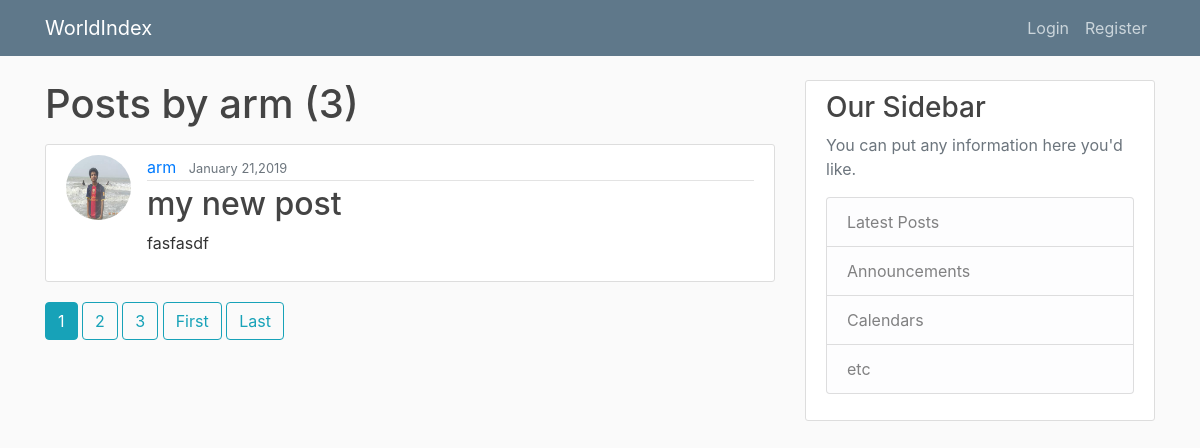
The app's page /user/arm with its own data.
### blog_app/models.py (models this page shows, shortened)
class Post(models.Model):
    title = models.CharField(max_length = 100)
    content = models.TextField()
    date_posted = models.DateTimeField(default= timezone.now)
    author = models.ForeignKey(User,on_delete= models.CASCADE)

### users/models.py (models this page shows, shortened)
class Profile(models.Model):
    user = models.OneToOneField(User,on_delete=models.CASCADE)
    image = models.ImageField(default = 'default.jpg',upload_to='profile_pics')
    ''' Signal'''

### blog_app/views.py (the view)
# urls.py: path('user/<str:username>', UserPostListView.as_view(),name = 'user-posts'),
class UserPostListView(ListView):
    model = Post
    template_name = 'user_post.html'
    context_object_name = 'posts'
    ordering = '-date_posted'
    paginate_by = 1
    def get_queryset(self):
        user = get_object_or_404(User,username=self.kwargs.get('username'))
        return Post.objects.filter(author=user).order_by('-date_posted')

### templates/user_post.html (shortened to what this page needs)
{% extends "base.html" %}
{% block content%}
<h1 class="mb-3">Posts by {{ view.kwargs.username}}  ({{page_obj.paginator.count}}) </h1>
{% for post in posts %}
<article class="media content-section">
    <img class="rounded-circle article-img" src="{{ post.author.profile.image.url }}">
    <div class="media-body">
        <div class="article-metadata">
            <a class="mr-2" href="{% url 'user-posts' post.author.username %}">{{ post.author }}</a>
            <small class="text-muted">{{ post.date_posted |date:"F d,Y" }}</small>
        </div>
        <h2><a class="article-title" href="{% url 'detail-view' post.id %}">{{ post.title }}</a></h2>
        <p class="article-content">{{ post.content }}</p>
    </div>
</article>
{% endfor %}
{% if is_paginated %}
{% for num in page_obj.paginator.page_range %}
{% if page_obj.number == num %}
<a class="btn btn-info mb-4" href="?page={{num}}">{{num}}</a>
{% elif num > page_obj.number|add:'-3' and num < page_obj.number|add:'3' %} <a class="btn btn-outline-info mb-4" href="?page={{num}}">{{num}}</a>
    {% endif %}
    {% endfor%}
    {% if page_obj.has_next %}
    <a class="btn btn-outline-info mb-4" href="?page={{ page_obj.next_page_number }}">First</a>
    <a class="btn btn-outline-info mb-4" href="?page={{ page_obj.paginator.num_pages }}">Last</a>
    {% endif %}
    {% endif %}
    {% endblock content %}

### blog_app/static/blog/main.css (style rules this page uses)
body { background: #fafafa; color: #333333; margin-top: 5rem; }
h1, h2, h3, h4, h5, h6 { color: #444444; }
.content-section { background: #ffffff; padding: 10px 20px; border: 1px solid #dddddd; border-radius: 3px; margin-bottom: 20px; }
.article-title { color: #444444; }
.article-content { white-space: pre-line; }
.article-img { height: 65px; width: 65px; margin-right: 16px; }
.article-metadata { padding-bottom: 1px; margin-bottom: 4px; border-bottom: 1px solid #e3e3e3 }

### records on screen
Post: author.profile.image (picture), author "arm", date_posted "January 21,2019", title "my new post", content "fasfasdf"

### other values on screen
{{ view.kwargs.username }} "arm"
{{ page_obj.paginator.count }} "3"
{{ num }} "1"
{{ num }} "2" "3"
